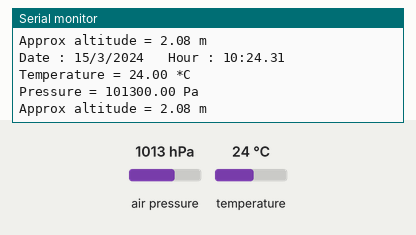
Simulated run of this sketch. Board: Arduino Uno, built with avr-gcc and run on an emulated ATmega328P. Parts: the last lines printed to the serial monitor. The inputs (shaded band) are chosen by the test bench; at power-on: air pressure 1013 hPa, temperature 24 °C. The local clock reads 2024-03-15 10:24:30 at power-on unless the sketch sets it.

Above: at 1.2 s.
1.3 s: air pressure set to 952 hPa
At 2.6 s:
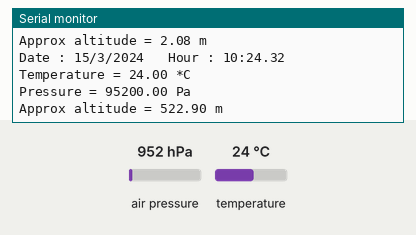
2.8 s: temperature set to 12 °C
At 4.0 s:
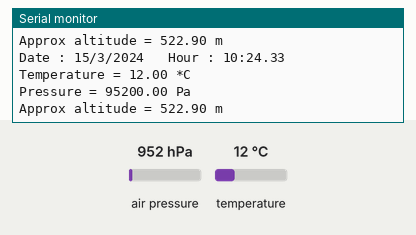
4.3 s: air pressure set to 1000 hPa
At 5.9 s:
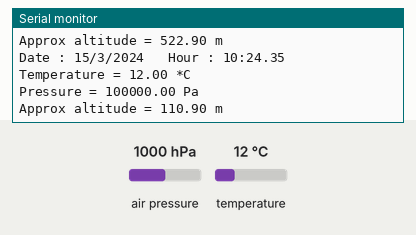
Timing chart, 0 to 7.4 s (numbered marks = the images above; inputs shaded):
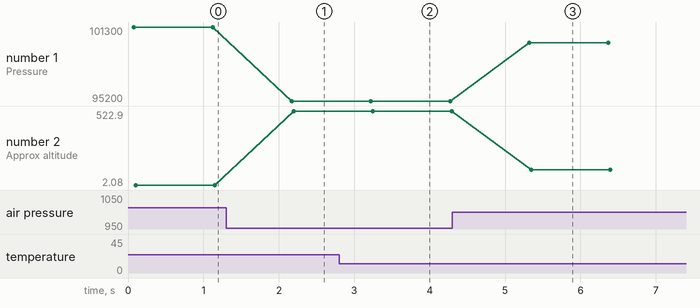

Measured:
- after the input at 1.3 s, the serial monitor: prints a new line after 0.87 s (image 1)
- after the input at 2.8 s, the serial monitor: prints a new line after 0.40 s (image 2)
- after the input at 4.3 s, the serial monitor: prints a new line after 1.0 s (image 3)
- plotted number 1: 101300 → 95200 after the input at 1.3 s, 95200 → 100000 after the input at 4.3 s
- plotted number 2: 2.08 → 522.9 after the input at 1.3 s, 522.9 → 110.9 after the input at 4.3 s

The sketch:

rtcbmpbus.ino
```cpp
#include <Wire.h>
#include <ds3231.h>
#include <Adafruit_BMP280.h>
Adafruit_BMP280 bmp; // I2C

struct ts t;

void setup() {
  Serial.begin(9600);
  Wire.begin();
  while ( !Serial ) delay(100);
  DS3231_init(DS3231_CONTROL_INTCN);
  /*----------------------------------------------------------------------------
  In order to synchronise your clock module, insert timetable values below !
  ----------------------------------------------------------------------------*/
//  t.hour=12;
//  t.min=30;
//  t.sec=0;
//  t.mday=25;
//  t.mon=12;
//  t.year=2021;
//
//  DS3231_set(t);
  Serial.println(F("BMP280 test"));
  unsigned status;
  status = bmp.begin(0x76);
  if (!status) {
    Serial.println(F("Could not find a valid BMP280 sensor, check wiring or "
                      "try a different address!"));
    while (1) delay(10);
  }
}

void loop() {
  DS3231_get(&t);
  Serial.print("Date : ");
  Serial.print(t.mday);
  Serial.print("/");
  Serial.print(t.mon);
  Serial.print("/");
  Serial.print(t.year);
  Serial.print("\t Hour : ");
  Serial.print(t.hour);
  Serial.print(":");
  Serial.print(t.min);
  Serial.print(".");
  Serial.println(t.sec);
  Serial.print(F("Temperature = "));
  Serial.print(bmp.readTemperature());
  Serial.println(" *C");
  Serial.print(F("Pressure = "));
  Serial.print(bmp.readPressure());
  Serial.println(" Pa");
  Serial.print(F("Approx altitude = "));
  Serial.print(bmp.readAltitude(1013.25)); /* Adjusted to local forecast! */
  Serial.println(" m");

  delay(1000);
}
```
